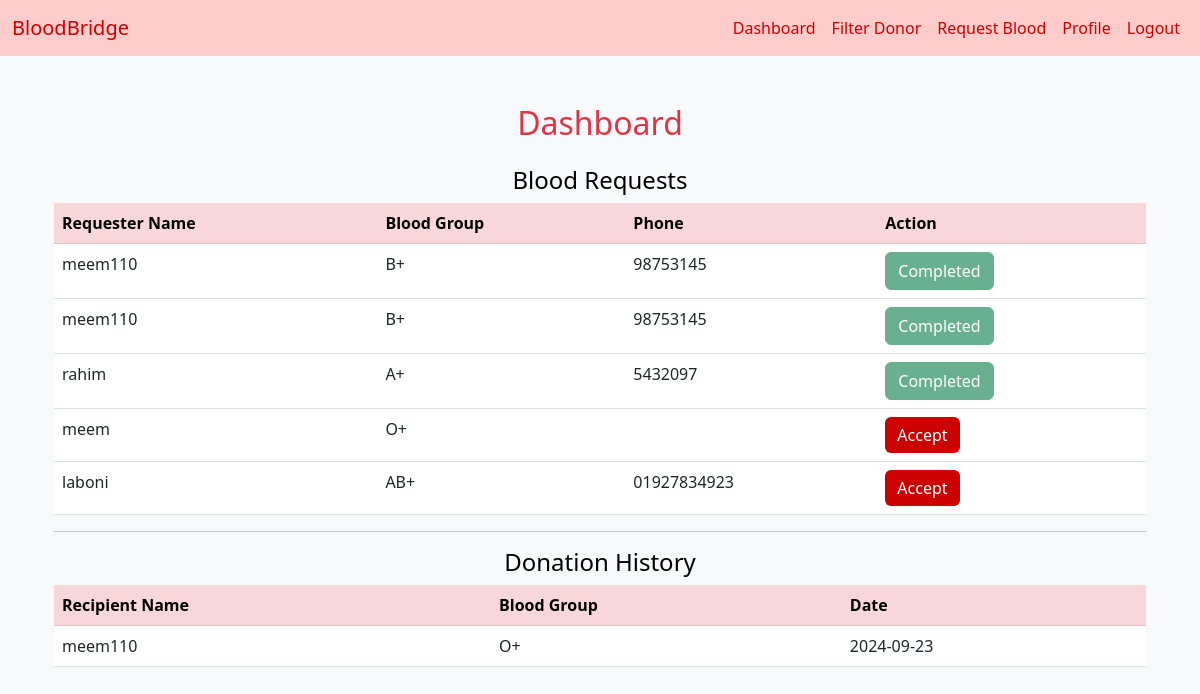
Screenshot of /request/dashboard/ (signed in) with the database file from the repository.
### request/models.py (models this page shows, shortened)
class BloodRequest(models.Model):
    requester = models.ForeignKey(User, on_delete=models.CASCADE, related_name='requests')
    blood_group = models.CharField(max_length=3)
    created_at = models.DateTimeField(auto_now_add=True)
    accepted_by = models.ForeignKey(User, on_delete=models.SET_NULL, null=True, blank=True, related_name='accepted_requests')
    status = models.CharField(max_length=20, default="Pending")

### user/models.py (models this page shows, shortened)
class User(AbstractUser):
    phone = models.CharField(max_length=15, unique=True)
    blood_group = models.CharField(max_length=3, choices=BLOOD_GROUPS)
    last_donation_date = models.DateField(null=True, blank=True)
    age = models.PositiveIntegerField(null=True, blank=True)
    GENDER_CHOICES = (
        ('M', 'Male'),
        ('F', 'Female'),
    )
    gender = models.CharField(max_length=1, choices=GENDER_CHOICES, null=True, blank=True)
    groups = models.ManyToManyField(
        'auth.Group',
        related_name='custom_user_set',
        blank=True
    )
    user_permissions = models.ManyToManyField(
        'auth.Permission',
        related_name='custom_user_permissions_set',
        blank=True
    )

class DonationHistory(models.Model):
    donor = models.ForeignKey(User, on_delete=models.CASCADE, related_name='donor_history')
    recipient = models.ForeignKey(User, on_delete=models.CASCADE, related_name='recipient_history')
    donation_date = models.DateField(default=timezone.now)

### request/views.py (the view)
# urls.py: path('dashboard/', dashboard, name='dashboard'),
@login_required
def dashboard(request):
    requests = BloodRequest.objects.all()
    donation_history = DonationHistory.objects.filter(donor=request.user)
    return render(request, 'user/dashboard.html', {
        'requests': requests,
        'donation_history': donation_history
    })

### user/templates/user/dashboard.html (shortened to what this page needs)
{% extends 'base.html' %}
{% block content %}
<div class="container mt-5">
    <h2 class="mb-4 text-danger text-center">Dashboard</h2>
    <h4 class="text-black text-center">Blood Requests</h4>
    <table class="table table-hover">
        <thead class="table-danger">
            <tr>
                <th scope="col">Requester Name</th>
                <th scope="col">Blood Group</th>
                <th scope="col">Phone</th>
                <th scope="col">Action</th>
            </tr>
        </thead>
        <tbody>
            {% for request in requests %}
            <tr>
                <td>{{ request.requester.username }}</td>
                <td>{{ request.blood_group }}</td>
                <td>{{ request.requester.phone }}</td>
                <td>
                    {% if request.status == 'Completed' %}
                        <button class="btn btn-success" disabled>Completed</button>
                    {% else %}
                        <form method="POST" action="{% url 'accept_request' request.id %}">
                            <button class="btn btn-primary">Accept</button>
                        </form>
                    {% endif %}
                </td>
            </tr>
            {% endfor %}
        </tbody>
    </table>
		<hr>
    <h4 class="text-black text-center">Donation History</h4>
    <table class="table table-hover">
        <thead class="table-danger">
            <tr>
                <th scope="col">Recipient Name</th>
                <th scope="col">Blood Group</th>
                <th scope="col">Date</th>
            </tr>
        </thead>
        <tbody>
            {% for donation in donation_history %}
            <tr>
                <td>{{ donation.recipient.username }}</td>
                <td>{{ donation.recipient.blood_group }}</td>
                <td>{{ donation.donation_date|date:"Y-m-d" }}</td>
            </tr>
            {% endfor %}
        </tbody>
    </table>
</div>
{% endblock %}

### templates/base.html (style rules this page uses)
body { background-color: #f8f9fa; }
.container { margin-top: 20px; }
h2 { color: #cc0000; }
.btn-primary { background-color: #cc0000; border: none; }

### rows the page displays
BloodRequest: requester.username "meem110", blood_group "B+", requester.phone "98753145", status "Completed"
BloodRequest: requester.username "meem110", blood_group "B+", requester.phone "98753145", status "Completed"
BloodRequest: requester.username "rahim", blood_group "A+", requester.phone "5432097", status "Completed"
BloodRequest: requester.username "meem", blood_group "O+", status "Accept"
BloodRequest: requester.username "laboni", blood_group "AB+", requester.phone "01927834923", status "Accept"
DonationHistory: recipient.username "meem110", recipient.blood_group "O+", donation_date "2024-09-23"
